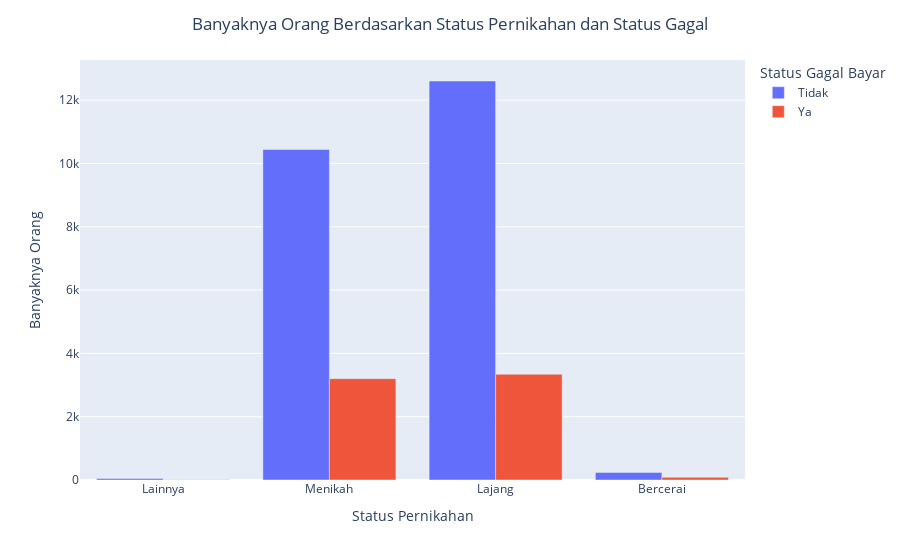

Notebook code for this chart:
### Markdown cell above
3. Bagaimana hubungan status perkawinan dengan status gagal bayar?

**Jawab:**

### Code cell
default_status_count = credit_default.groupby(['MARRIAGE', 'default payment next month']).size().reset_index(name='Count')
default_status_count = default_status_count.pivot(index='MARRIAGE', columns='default payment next month', values='Count').fillna(0)
default_status_count.columns = ['Tidak', 'Ya']
default_status_count.reset_index(inplace=True)

fig = px.bar(default_status_count, x='MARRIAGE', y=['Tidak', 'Ya'],
             labels={'MARRIAGE': 'Status Pernikahan', 'value': 'Banyaknya Orang', 'variable': 'Status Gagal Bayar'},
             barmode='group')\
            .update_xaxes(tickvals=default_status_count['MARRIAGE'],
                          ticktext=['Lainnya', 'Menikah', 'Lajang', 'Bercerai'])\
            .update_layout(title='Banyaknya Orang Berdasarkan Status Pernikahan dan Status Gagal', title_x=0.5)

fig.show()

### Figure 1 — Plotly figure (JSON) as saved in the notebook; plotly's stock layout.template omitted (floating-point values rounded to 4 significant figures)
{"data": [{"alignmentgroup": "True", "hovertemplate": "Status Gagal Bayar=Tidak<br>Status Pernikahan=%{x}<br>Banyaknya Orang=%{y}<extra></extra>", "legendgroup": "Tidak", "marker": {"color": "#636efa", "pattern": {"shape": ""}}, "name": "Tidak", "offsetgroup": "Tidak", "orientation": "v", "showlegend": true, "textposition": "auto", "type": "bar", "x": [0, 1, 2, 3], "xaxis": "x", "y": [49, 10442, 12605, 239], "yaxis": "y"}, {"alignmentgroup": "True", "hovertemplate": "Status Gagal Bayar=Ya<br>Status Pernikahan=%{x}<br>Banyaknya Orang=%{y}<extra></extra>", "legendgroup": "Ya", "marker": {"color": "#EF553B", "pattern": {"shape": ""}}, "name": "Ya", "offsetgroup": "Ya", "orientation": "v", "showlegend": true, "textposition": "auto", "type": "bar", "x": [0, 1, 2, 3], "xaxis": "x", "y": [5, 3201, 3340, 84], "yaxis": "y"}], "layout": {"barmode": "group", "legend": {"title": {"text": "Status Gagal Bayar"}, "tracegroupgap": 0}, "margin": {"t": 60}, "title": {"text": "Banyaknya Orang Berdasarkan Status Pernikahan dan Status Gagal", "x": 0.5}, "xaxis": {"anchor": "y", "domain": [0, 1], "ticktext": ["Lainnya", "Menikah", "Lajang", "Bercerai"], "tickvals": [0, 1, 2, 3], "title": {"text": "Status Pernikahan"}}, "yaxis": {"anchor": "x", "domain": [0, 1], "title": {"text": "Banyaknya Orang"}}}}
